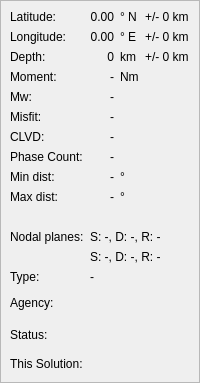
    <widget class="QFrame" name="fmFrameInformation" >
     <property name="frameShape" >
      <enum>QFrame::StyledPanel</enum>
     </property>
     <property name="frameShadow" >
      <enum>QFrame::Raised</enum>
     </property>
     <layout class="QGridLayout" >
      <property name="margin" >
       <number>9</number>
      </property>
      <property name="spacing" >
       <number>6</number>
      </property>
      <item row="15" column="1" colspan="3" >
       <widget class="QLabel" name="labelStatus" >
        <property name="font" >
         <font>
          <family>Sans Serif</family>
          <pointsize>14</pointsize>
          <weight>50</weight>
          <italic>false</italic>
          <bold>false</bold>
          <underline>false</underline>
          <strikeout>false</strikeout>
         </font>
        </property>
        <property name="text" >
         <string/>
        </property>
        <property name="alignment" >
         <set>Qt::AlignLeading|Qt::AlignLeft|Qt::AlignVCenter</set>
        </property>
       </widget>
      </item>
      <item row="0" column="1" >
       <widget class="QLabel" name="labelLatitude" >
        <property name="sizePolicy" >
         <sizepolicy>
          <hsizetype>5</hsizetype>
          <vsizetype>5</vsizetype>
          <horstretch>0</horstretch>
          <verstretch>0</verstretch>
         </sizepolicy>
        </property>
        <property name="text" >
         <string>0.00</string>
        </property>
        <property name="alignment" >
         <set>Qt::AlignRight|Qt::AlignTrailing|Qt::AlignVCenter</set>
        </property>
       </widget>
      </item>
      <item row="11" column="1" colspan="3" >
       <widget class="QLabel" name="labelNP0" >
        <property name="text" >
         <string>S: -, D: -, R: -</string>
        </property>
       </widget>
      </item>
      <item row="12" column="1" colspan="3" >
       <widget class="QLabel" name="labelNP1" >
        <property name="text" >
         <string>S: -, D: -, R: -</string>
        </property>
       </widget>
      </item>
      <item row="1" column="3" >
       <widget class="QLabel" name="labelLongitudeError" >
        <property name="text" >
         <string>+/- 0 km</string>
        </property>
        <property name="alignment" >
         <set>Qt::AlignLeading|Qt::AlignLeft|Qt::AlignVCenter</set>
        </property>
       </widget>
      </item>
      <item row="7" column="0" >
       <widget class="QLabel" name="labelPhasesTxt" >
        <property name="text" >
         <string>Phase Count:</string>
        </property>
       </widget>
      </item>
      <item row="1" column="1" >
       <widget class="QLabel" name="labelLongitude" >
        <property name="text" >
         <string>0.00</string>
        </property>
        <property name="alignment" >
         <set>Qt::AlignRight|Qt::AlignTrailing|Qt::AlignVCenter</set>
        </property>
       </widget>
      </item>
      <item row="15" column="0" >
       <widget class="QLabel" name="labelStatusTxt" >
        <property name="text" >
         <string>Status:</string>
        </property>
        <property name="alignment" >
         <set>Qt::AlignLeading|Qt::AlignLeft|Qt::AlignVCenter</set>
        </property>
       </widget>
      </item>
      <item row="1" column="2" >
       <widget class="QLabel" name="labelLongitudeUnit" >
        <property name="text" >
         <string>° E</string>
        </property>
        <property name="alignment" >
         <set>Qt::AlignLeading|Qt::AlignLeft|Qt::AlignVCenter</set>
        </property>
       </widget>
      </item>
      <item row="0" column="0" >
       <widget class="QLabel" name="labelLatitudeTxt" >
        <property name="text" >
         <string>Latitude:</string>
        </property>
        <property name="alignment" >
         <set>Qt::AlignLeading|Qt::AlignLeft|Qt::AlignVCenter</set>
        </property>
       </widget>
      </item>
      <item row="2" column="2" >
       <widget class="QLabel" name="labelDepthUnit" >
        <property name="text" >
         <string>km</string>
        </property>
        <property name="alignment" >
         <set>Qt::AlignLeading|Qt::AlignLeft|Qt::AlignVCenter</set>
        </property>
       </widget>
      </item>
      <item row="2" column="0" >
       <widget class="QLabel" name="labelDepthTxt" >
        <property name="text" >
         <string>Depth:</string>
        </property>
        <property name="alignment" >
         <set>Qt::AlignLeading|Qt::AlignLeft|Qt::AlignVCenter</set>
        </property>
       </widget>
      </item>
      <item row="10" column="0" colspan="4" >
       <widget class="QLabel" name="fmLabelVDistance" >
        <property name="text" >
         <string>&lt;Spacer></string>
        </property>
       </widget>
      </item>
      <item row="14" column="0" >
       <widget class="QLabel" name="labelAgencyTxt" >
        <property name="text" >
         <string>Agency:</string>
        </property>
        <property name="alignment" >
         <set>Qt::AlignLeading|Qt::AlignLeft|Qt::AlignVCenter</set>
        </property>
       </widget>
      </item>
      <item row="13" column="0" >
       <widget class="QLabel" name="labelTypeTxt" >
        <property name="text" >
         <string>Type:</string>
        </property>
       </widget>
      </item>
      <item row="14" column="1" colspan="3" >
       <widget class="QLabel" name="labelAgency" >
        <property name="font" >
         <font>
          <family>Sans Serif</family>
          <pointsize>14</pointsize>
          <weight>50</weight>
          <italic>false</italic>
          <bold>false</bold>
          <underline>false</underline>
          <strikeout>false</strikeout>
         </font>
        </property>
        <property name="text" >
         <string/>
        </property>
        <property name="alignment" >
         <set>Qt::AlignLeading|Qt::AlignLeft|Qt::AlignVCenter</set>
        </property>
       </widget>
      </item>
      <item row="1" column="0" >
       <widget class="QLabel" name="labelLongitudeTxt" >
        <property name="text" >
         <string>Longitude:</string>
        </property>
        <property name="alignment" >
         <set>Qt::AlignLeading|Qt::AlignLeft|Qt::AlignVCenter</set>
        </property>
       </widget>
      </item>
      <item row="5" column="1" >
       <widget class="QLabel" name="labelMisfit" >
        <property name="text" >
         <string>-</string>
        </property>
        <property name="alignment" >
         <set>Qt::AlignRight|Qt::AlignTrailing|Qt::AlignVCenter</set>
        </property>
       </widget>
      </item>
      <item row="4" column="0" >
       <widget class="QLabel" name="labelMwTxt" >
        <property name="text" >
         <string>Mw:</string>
        </property>
       </widget>
      </item>
      <item row="16" column="0" >
       <widget class="QLabel" name="labelThisSolutionTxt" >
        <property name="text" >
         <string>This Solution:</string>
        </property>
        <property name="alignment" >
         <set>Qt::AlignLeading|Qt::AlignLeft|Qt::AlignVCenter</set>
        </property>
       </widget>
      </item>
      <item row="2" column="1" >
       <widget class="QLabel" name="labelDepth" >
        <property name="text" >
         <string>0</string>
        </property>
        <property name="alignment" >
         <set>Qt::AlignRight|Qt::AlignTrailing|Qt::AlignVCenter</set>
        </property>
       </widget>
      </item>
      <item row="13" column="1" colspan="3" >
       <widget class="QLabel" name="labelType" >
        <property name="text" >
         <string>-</string>
        </property>
       </widget>
      </item>
      <item row="11" column="0" >
       <widget class="QLabel" name="labelNPTxt" >
        <property name="text" >
         <string>Nodal planes:</string>
        </property>
       </widget>
      </item>
      <item row="5" column="0" >
       <widget class="QLabel" name="labelMisfitTxt" >
        <property name="text" >
         <string>Misfit:</string>
        </property>
        <property name="alignment" >
         <set>Qt::AlignLeading|Qt::AlignLeft|Qt::AlignVCenter</set>
        </property>
       </widget>
      </item>
      <item row="0" column="3" >
       <widget class="QLabel" name="labelLatitudeError" >
        <property name="sizePolicy" >
         <sizepolicy>
          <hsizetype>5</hsizetype>
          <vsizetype>5</vsizetype>
          <horstretch>1</horstretch>
          <verstretch>0</verstretch>
         </sizepolicy>
        </property>
        <property name="text" >
         <string>+/- 0 km</string>
        </property>
        <property name="alignment" >
         <set>Qt::AlignLeading|Qt::AlignLeft|Qt::AlignVCenter</set>
        </property>
       </widget>
      </item>
      <item row="4" column="1" >
       <widget class="QLabel" name="labelMw" >
        <property name="text" >
         <string>-</string>
        </property>
        <property name="alignment" >
         <set>Qt::AlignRight|Qt::AlignTrailing|Qt::AlignVCenter</set>
        </property>
       </widget>
      </item>
      <item row="7" column="1" >
       <widget class="QLabel" name="labelPhases" >
        <property name="text" >
         <string>-</string>
        </property>
        <property name="alignment" >
         <set>Qt::AlignRight|Qt::AlignTrailing|Qt::AlignVCenter</set>
        </property>
       </widget>
      </item>
      <item row="6" column="1" >
       <widget class="QLabel" name="labelCLVD" >
        <property name="text" >
         <string>-</string>
        </property>
        <property name="alignment" >
         <set>Qt::AlignRight|Qt::AlignTrailing|Qt::AlignVCenter</set>
        </property>
       </widget>
      </item>
      <item row="8" column="1" >
       <widget class="QLabel" name="labelMinDist" >
        <property name="text" >
         <string>-</string>
        </property>
        <property name="alignment" >
         <set>Qt::AlignRight|Qt::AlignTrailing|Qt::AlignVCenter</set>
        </property>
       </widget>
      </item>
      <item row="8" column="2" >
       <widget class="QLabel" name="labelMinDistUnit" >
        <property name="text" >
         <string>°</string>
        </property>
        <property name="alignment" >
         <set>Qt::AlignLeading|Qt::AlignLeft|Qt::AlignVCenter</set>
        </property>
       </widget>
      </item>
      <item row="9" column="1" >
       <widget class="QLabel" name="labelMaxDist" >
        <property name="text" >
         <string>-</string>
        </property>
        <property name="alignment" >
         <set>Qt::AlignRight|Qt::AlignTrailing|Qt::AlignVCenter</set>
        </property>
       </widget>
      </item>
      <item row="9" column="2" >
       <widget class="QLabel" name="labelMaxDistUnit" >
        <property name="text" >
         <string>°</string>
        </property>
        <property name="alignment" >
         <set>Qt::AlignLeading|Qt::AlignLeft|Qt::AlignVCenter</set>
        </property>
       </widget>
      </item>
      <item row="16" column="1" colspan="3" >
       <widget class="QLabel" name="labelThisSolution" >
        <property name="font" >
         <font>
          <family>Verdana</family>
          <pointsize>12</pointsize>
          <weight>50</weight>
          <italic>false</italic>
          <bold>false</bold>
          <underline>false</underline>
          <strikeout>false</strikeout>
         </font>
        </property>
        <property name="text" >
         <string/>
        </property>
       </widget>
      </item>
      <item row="2" column="3" >
       <widget class="QLabel" name="labelDepthError" >
        <property name="text" >
         <string>+/- 0 km</string>
        </property>
        <property name="alignment" >
         <set>Qt::AlignLeading|Qt::AlignLeft|Qt::AlignVCenter</set>
        </property>
       </widget>
      </item>
      <item row="6" column="0" >
       <widget class="QLabel" name="labelCLVDTxt" >
        <property name="text" >
         <string>CLVD:</string>
        </property>
       </widget>
      </item>
	  <item row="8" column="0" >
       <widget class="QLabel" name="labelMinDistTxt" >
        <property name="text" >
         <string>Min dist:</string>
        </property>
       </widget>
      </item>
	  <item row="9" column="0" >
       <widget class="QLabel" name="labelMaxDistTxt" >
        <property name="text" >
         <string>Max dist:</string>
        </property>
       </widget>
      </item>
      <item row="0" column="2" >
       <widget class="QLabel" name="labelLatitudeUnit" >
        <property name="text" >
         <string>° N</string>
        </property>
        <property name="alignment" >
         <set>Qt::AlignLeading|Qt::AlignLeft|Qt::AlignVCenter</set>
        </property>
       </widget>
      </item>
      <item row="3" column="0" >
       <widget class="QLabel" name="labelMomentTxt" >
        <property name="text" >
         <string>Moment:</string>
        </property>
       </widget>
      </item>
      <item row="3" column="1" >
       <widget class="QLabel" name="labelMoment" >
        <property name="text" >
         <string>-</string>
        </property>
        <property name="alignment" >
         <set>Qt::AlignRight|Qt::AlignTrailing|Qt::AlignVCenter</set>
        </property>
       </widget>
      </item>
      <item row="3" column="2" >
       <widget class="QLabel" name="labelMomentUnit" >
        <property name="text" >
         <string>Nm</string>
        </property>
       </widget>
      </item>
     </layout>
    </widget>
